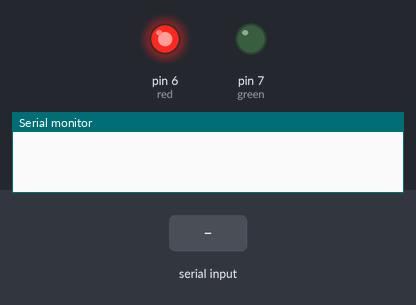
The sketch below on a simulated Arduino Uno, built with avr-gcc and run on an emulated ATmega328P. Shown: output pins drawn as LEDs (lit = HIGH), the last lines printed to the serial monitor. The test bench sets the inputs (shaded band).

Above: at 1.2 s.
1.3 s: "a" received over Serial
At 2.5 s:
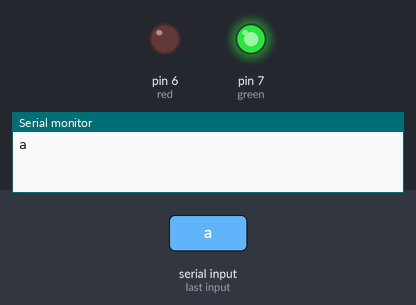
2.8 s: "b" received over Serial
At 3.9 s:
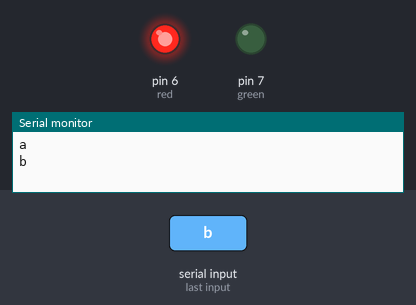
Timing chart, 0 to 5.8 s (numbered marks = the images above; inputs shaded):
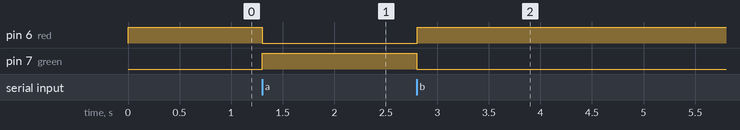

Measured:
- after the input at 1.3 s, pin 6 (red): HIGH → LOW at once; pin 7 (green): LOW → HIGH at once
- after the input at 2.8 s, pin 6 (red): LOW → HIGH at once; pin 7 (green): HIGH → LOW at once

The sketch:

bluetooth.ino
```cpp
char junk;
String inputString="";

void setup() {
pinMode(7, OUTPUT); //green
pinMode(6, OUTPUT); //red

Serial.begin(9600);
digitalWrite(6, HIGH);
}

void loop()
{
  if(Serial.available()){
       while(Serial.available())
       {
             char inChar = (char)Serial.read();
             inputString += inChar;
       }
      Serial.println(inputString);
      while (Serial.available() > 0)
      {
             junk = Serial.read() ; }
             if(inputString == "a")
             {
                  digitalWrite(6, LOW);
                  delay (2);
                  digitalWrite(7, HIGH);
             }
             else if(inputString == "b"){   //incase of 'b' turn the LED off
                  digitalWrite(7, LOW);
                  delay (2);
                  digitalWrite(6, HIGH);
      }
    inputString = "";
  }
}
```
